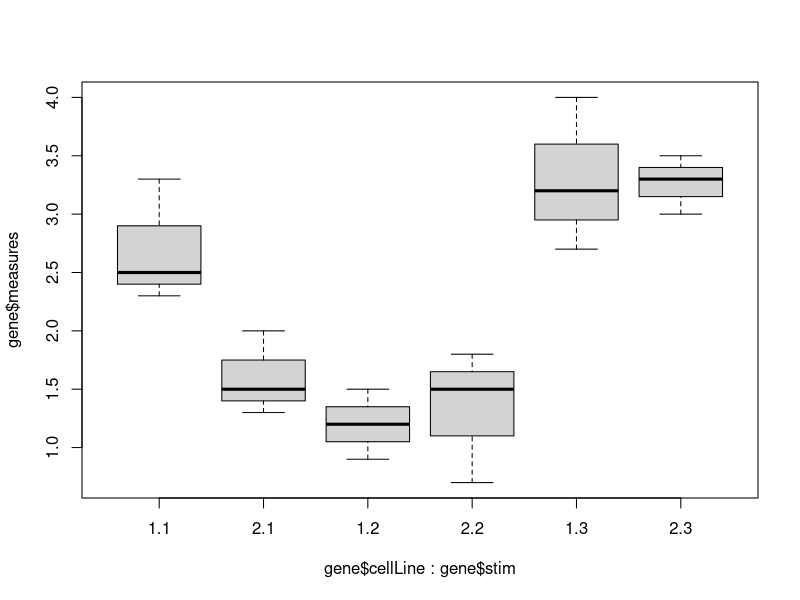
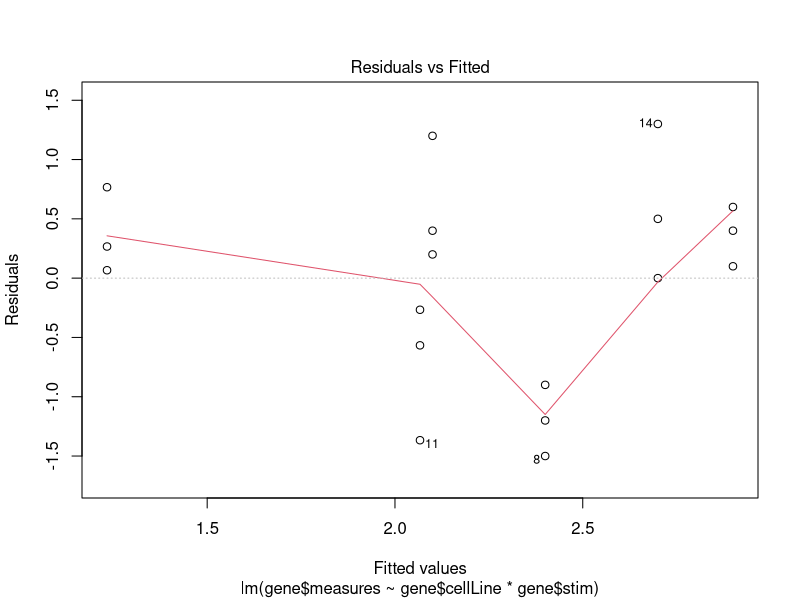
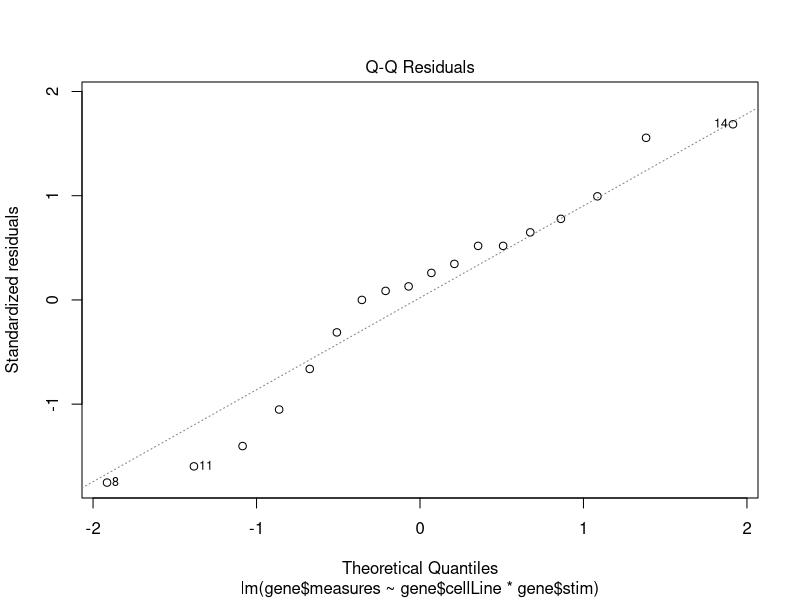
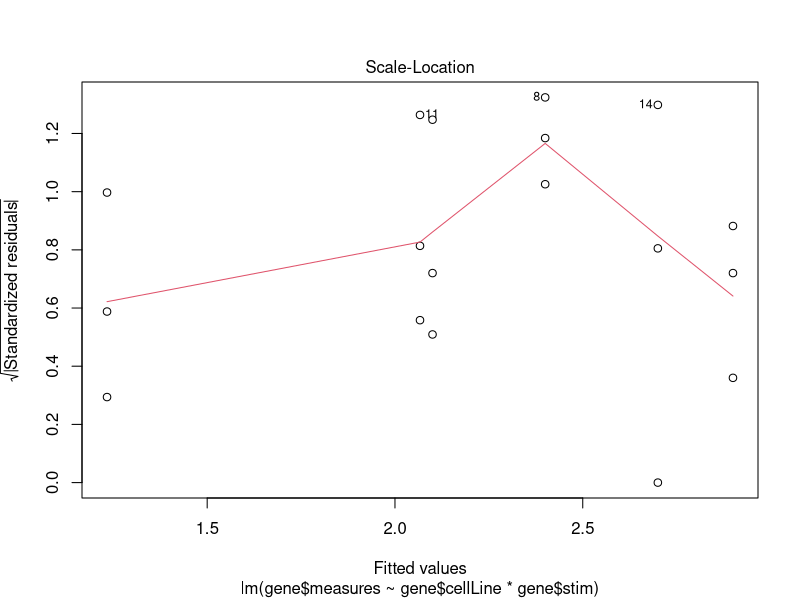
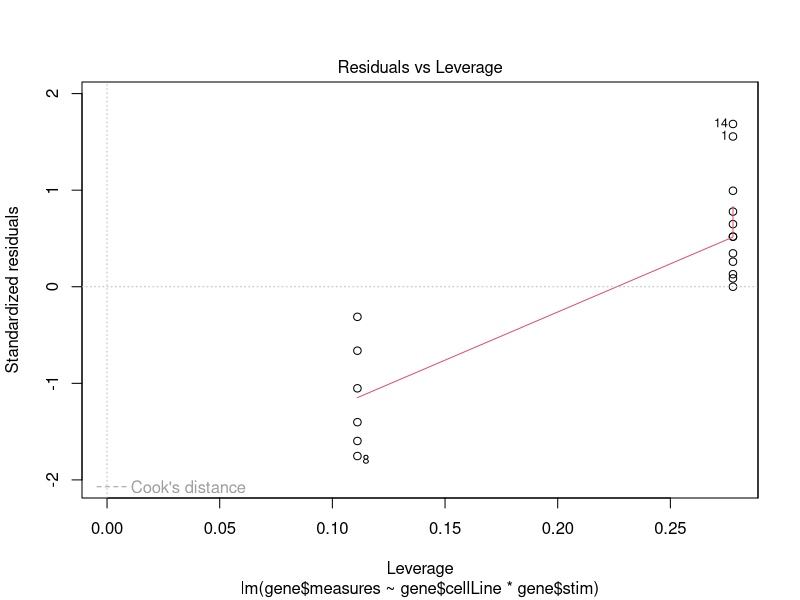

Write R code to recreate these figures, in order.

# 5.4

# preparing the data for ANOVA analysis, the data is needed in long format

measures <- c(
  3.3, 2.3, 2.5, 1.3, 2, 1.5,          # Stim 1
  1.2, 0.9, 1.5, 1.5, 0.7, 1.8,        # Stim 2  
  3.2, 4.0, 2.7, 3, 3.5, 3.3)          # Stim 3    

# stimulation conditions

stim <- factor(c(rep(1,6), rep(2,6), rep(3,6)))

# cell line (A=1, B=2)

cellLine <- c(rep(1,3), rep(2,3), rep(1,3), rep(2,3), rep(1,3), rep(2,3))

# combine the data into a data frame

gene <- data.frame(cbind(measures, stim, cellLine))

boxplot(gene$measures~gene$cellLine*gene$stim)

#tapply(gene$measures, list(stim), mean)
#tapply(gene$measures, list(cellLine), mean)
#tapply(gene$measures, list(stim, cellLine), mean)

fit <- lm(gene$measures~gene$cellLine*gene$stim)
fit

# Coefficients:
#  (Intercept)            gene$cellLine                    gene$stim  
# 3.2000 (1st group avg)  -1.4000 (diff 2nd group to 1st)  -0.2333 (diff 3rd group to 1st) 

# Analysis of Variance
# group means are not significantly different

# null hypothesis: there is no difference across the levels of cell line/stim,
# reject if Pr(>F) is highly significant. 

# Both hypothesis could not be rejected.

#aov2 <- aov(measures~cellLine+stim+cellLine:stim, data=gene)
#summary(aov2)

anova(fit)

# residual interaction between cellLine and stim
# boxplot(residuals(fit)~cellLine*stim)

# difference between observed values and fitted values

residuals(fit)

#summary(fit)

plot(fit)

